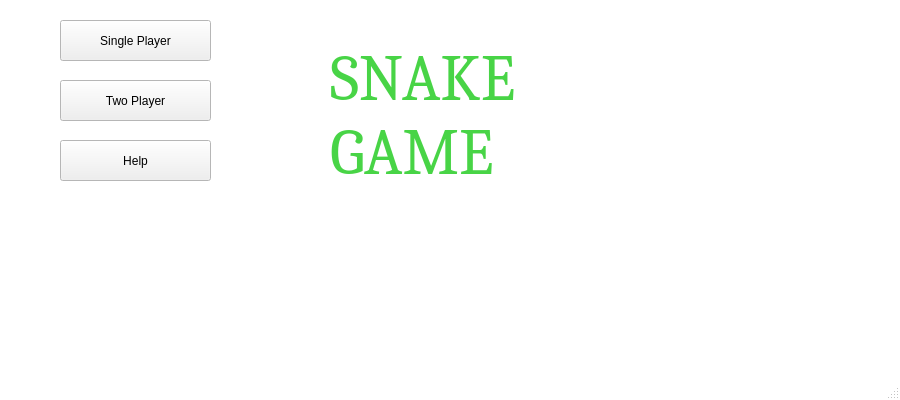
<?xml version="1.0" encoding="UTF-8"?>
<ui version="4.0">
 <class>MainWindow</class>
 <widget class="QMainWindow" name="MainWindow">
  <property name="geometry">
   <rect>
    <x>0</x>
    <y>0</y>
    <width>900</width>
    <height>400</height>
   </rect>
  </property>
  <property name="palette">
   <palette>
    <active>
     <colorrole role="Base">
      <brush brushstyle="SolidPattern">
       <color alpha="255">
        <red>255</red>
        <green>255</green>
        <blue>255</blue>
       </color>
      </brush>
     </colorrole>
     <colorrole role="Window">
      <brush brushstyle="SolidPattern">
       <color alpha="255">
        <red>255</red>
        <green>255</green>
        <blue>255</blue>
       </color>
      </brush>
     </colorrole>
    </active>
    <inactive>
     <colorrole role="Base">
      <brush brushstyle="SolidPattern">
       <color alpha="255">
        <red>255</red>
        <green>255</green>
        <blue>255</blue>
       </color>
      </brush>
     </colorrole>
     <colorrole role="Window">
      <brush brushstyle="SolidPattern">
       <color alpha="255">
        <red>255</red>
        <green>255</green>
        <blue>255</blue>
       </color>
      </brush>
     </colorrole>
    </inactive>
    <disabled>
     <colorrole role="Base">
      <brush brushstyle="SolidPattern">
       <color alpha="255">
        <red>255</red>
        <green>255</green>
        <blue>255</blue>
       </color>
      </brush>
     </colorrole>
     <colorrole role="Window">
      <brush brushstyle="SolidPattern">
       <color alpha="255">
        <red>255</red>
        <green>255</green>
        <blue>255</blue>
       </color>
      </brush>
     </colorrole>
    </disabled>
   </palette>
  </property>
  <property name="windowTitle">
   <string>MainWindow</string>
  </property>
  <widget class="QWidget" name="centralWidget">
   <widget class="QLabel" name="label">
    <property name="geometry">
     <rect>
      <x>10</x>
      <y>10</y>
      <width>900</width>
      <height>370</height>
     </rect>
    </property>
    <property name="text">
     <string/>
    </property>
   </widget>
   <widget class="QPushButton" name="helpButton">
    <property name="geometry">
     <rect>
      <x>60</x>
      <y>140</y>
      <width>151</width>
      <height>41</height>
     </rect>
    </property>
    <property name="text">
     <string>Help</string>
    </property>
   </widget>
   <widget class="QPushButton" name="singlePlayerButton">
    <property name="geometry">
     <rect>
      <x>60</x>
      <y>20</y>
      <width>151</width>
      <height>41</height>
     </rect>
    </property>
    <property name="text">
     <string>Single Player</string>
    </property>
   </widget>
   <widget class="QPushButton" name="twoPlayerButton">
    <property name="geometry">
     <rect>
      <x>60</x>
      <y>80</y>
      <width>151</width>
      <height>41</height>
     </rect>
    </property>
    <property name="text">
     <string>Two Player</string>
    </property>
   </widget>
   <widget class="QLabel" name="label_2">
    <property name="geometry">
     <rect>
      <x>330</x>
      <y>40</y>
      <width>271</width>
      <height>151</height>
     </rect>
    </property>
    <property name="palette">
     <palette>
      <active>
       <colorrole role="WindowText">
        <brush brushstyle="SolidPattern">
         <color alpha="255">
          <red>72</red>
          <green>212</green>
          <blue>70</blue>
         </color>
        </brush>
       </colorrole>
      </active>
      <inactive>
       <colorrole role="WindowText">
        <brush brushstyle="SolidPattern">
         <color alpha="255">
          <red>72</red>
          <green>212</green>
          <blue>70</blue>
         </color>
        </brush>
       </colorrole>
      </inactive>
      <disabled>
       <colorrole role="WindowText">
        <brush brushstyle="SolidPattern">
         <color alpha="255">
          <red>120</red>
          <green>120</green>
          <blue>120</blue>
         </color>
        </brush>
       </colorrole>
      </disabled>
     </palette>
    </property>
    <property name="font">
     <font>
      <family>Cambria</family>
      <pointsize>48</pointsize>
     </font>
    </property>
    <property name="text">
     <string>SNAKE 
GAME</string>
    </property>
   </widget>
  </widget>
  <widget class="QMenuBar" name="menuBar">
   <property name="geometry">
    <rect>
     <x>0</x>
     <y>0</y>
     <width>900</width>
     <height>26</height>
    </rect>
   </property>
  </widget>
  <widget class="QStatusBar" name="statusBar"/>
 </widget>
 <layoutdefault spacing="6" margin="11"/>
 <resources/>
 <connections/>
</ui>
